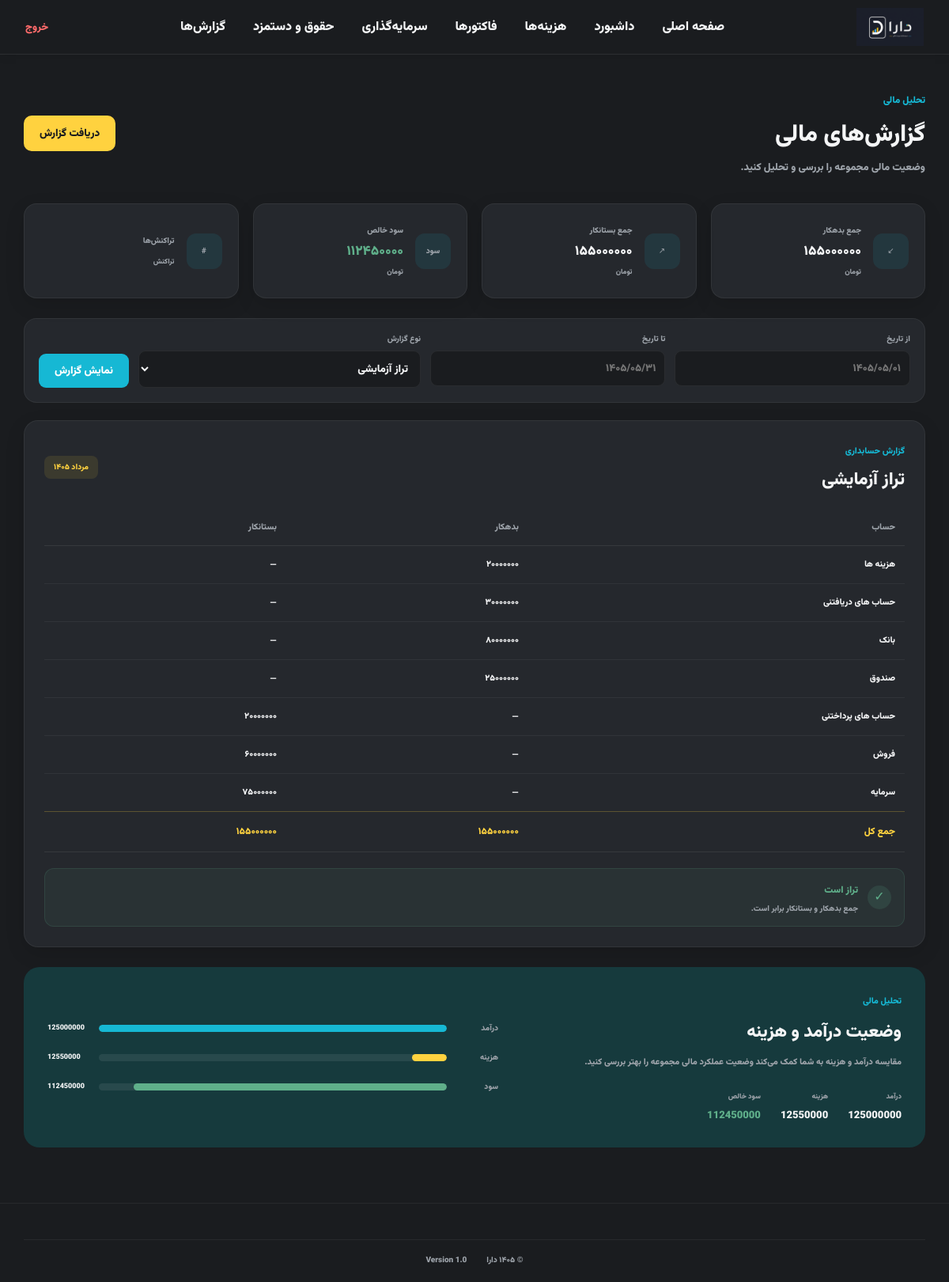
The app's page /reports/ (signed in) with its own data.
### Exam/models.py (models this page shows, shortened)
class Transaction(models.Model):
    TYPE_CHOICES = (
        ('0', 'بدهکار'),
        ('1', 'بستانکار'),
    )
    account_name = models.CharField(max_length=127, verbose_name="نام حساب")
    transaction_type = models.CharField(max_length=1, choices=TYPE_CHOICES, verbose_name="نوع")
    amount = models.BigIntegerField(verbose_name="مبلغ")
    description = models.CharField(max_length=255, null=True, blank=True, verbose_name="شرح")
    created_at = models.DateTimeField(auto_now_add=True, verbose_name="تاریخ ثبت")
    class Meta:
        verbose_name = "تراکنش حسابداری"
        verbose_name_plural = "تراکنش‌های حسابداری"
        ordering = ['-created_at']

### Exam/views.py (the view, shortened to what this page needs)
# urls.py: path('reports/', views.reports, name='reports'),
@login_required(login_url='login')
def reports(request):
    start_date = request.GET.get('start_date', '')
    end_date = request.GET.get('end_date', '')
    report_type = request.GET.get('report_type', 'trial')
    debits = Transaction.objects.filter(transaction_type='0')
    credits = Transaction.objects.filter(transaction_type='1')
    total_debit = sum(t.amount for t in debits)
    total_credit = sum(t.amount for t in credits)
    total_income = 125000000
    total_expense = sum(e.amount for e in Expense.objects.all())
    net_profit = total_income - total_expense
    max_val = max(total_income, total_expense, net_profit) if max(total_income, total_expense, net_profit) > 0 else 1
    income_percent = (total_income / max_val) * 100
    expense_percent = (total_expense / max_val) * 100
    profit_percent = (net_profit / max_val) * 100
    context = {
        'debits': debits,
        'credits': credits,
        'total_debit': total_debit,
        'total_credit': total_credit,
        'is_balanced': total_debit == total_credit,
        'total_income': total_income,
        'total_expense': total_expense,
        'net_profit': net_profit,
        'income_percent': income_percent,
        'expense_percent': expense_percent,
        'profit_percent': profit_percent,
        'start_date': start_date,
        'end_date': end_date,
        'report_type': report_type,
    }
    return render(request, 'reports.html', context)

### Exam/templatetags/custom_filters.py (called while the page is built)
@register.filter(name='to_persian')
def to_persian(value):
    if value is None:
        return ''
    english_digits = '0123456789'
    persian_digits = '۰۱۲۳۴۵۶۷۸۹'
    translation_table = str.maketrans(english_digits, persian_digits)
    return str(value).translate(translation_table)

### templates/reports.html (shortened to what this page needs)
{% extends 'base.html' %}
{% load humanize %}
{% load custom_filters %}
{% load static %}
{% block content %}
    <main class="reports-page">
        <section class="page-header">
            <div>
                <span class="page-label">
                    تحلیل مالی
                </span>
                <h1>
                    گزارش‌های مالی
                </h1>
                <p>
                    وضعیت مالی مجموعه را بررسی و تحلیل کنید.
                </p>
            </div>
            <button class="report-export-btn" id="exportReport">
                دریافت گزارش
            </button>
        </section>
        <section class="report-summary-grid">
            <div class="report-summary-card">
                <span class="report-card-icon">
                    ↙
                </span>
                <div>
                    <span>
                        جمع بدهکار
                    </span>
                    <strong>
                        {{ total_debit|intcomma|to_persian }}
                    </strong>
                    <small>
                        تومان
                    </small>
                </div>
            </div>
            <div class="report-summary-card">
                <span class="report-card-icon">
                    ↗
                </span>
                <div>
                    <span>
                        جمع بستانکار
                    </span>
                    <strong>
                        {{ total_credit|intcomma|to_persian }}
                    </strong>
                    <small>
                        تومان
                    </small>
                </div>
            </div>
            <div class="report-summary-card">
                <span class="report-card-icon">
                    سود
                </span>
                <div>
                    <span>
                        سود خالص
                    </span>
                    <strong class="report-profit">
                        {{ net_profit|intcomma|to_persian }}
                    </strong>
                    <small>
                        تومان
                    </small>
                </div>
            </div>
            <div class="report-summary-card">
                <span class="report-card-icon">
                    #
                </span>
                <div>
                    <span>
                        تراکنش‌ها
                    </span>
                    <small>
                        تراکنش
                    </small>
                </div>
            </div>
        </section>
        <form method="GET" action="{% url 'reports' %}" class="report-filter-box">
            <div class="report-filter-item">
                <label>از تاریخ</label>
                <input type="text" name="start_date" value="{{ start_date }}" placeholder="۱۴۰۵/۰۵/۰۱">
            </div>
            <div class="report-filter-item">
                <label>تا تاریخ</label>
                <input type="text" name="end_date" value="{{ end_date }}" placeholder="۱۴۰۵/۰۵/۳۱">
            </div>
            <div class="report-filter-item">
                <label>نوع گزارش</label>
                <select id="reportType" name="report_type">
                    <option value="trial" {% if report_type == 'trial' %}selected{% endif %}>تراز آزمایشی</option>
                </select>
            </div>
            <button type="submit" class="show-report-btn" id="showReport">
                نمایش گزارش
            </button>
        </form>
    {% if report_type == 'trial' %}
        <section class="trial-balance-card">
            <div class="report-section-header">
                <div>
                    <span>
                        گزارش حسابداری
                    </span>
                    <h2>
                        تراز آزمایشی
                    </h2>
                </div>
                <span class="balance-date">
                    مرداد ۱۴۰۵
                </span>
            </div>
            <div class="trial-table-wrapper">
                <table class="trial-table">
                    <thead>
                        <tr>
                            <th>
                                حساب
                            </th>
                            <th>
                                بدهکار
                            </th>
                            <th>
                                بستانکار
                            </th>
                        </tr>
                    </thead>
                    <tbody>
                        {% for debit in debits %}
                        <tr>
                            <td>{{ debit.account_name }}</td>
                            <td>{{ debit.amount|intcomma|to_persian }}</td>
                            <td>—</td>
                        </tr>
                        {% endfor %}
                        {% for credit in credits %}
                        <tr>
                            <td>{{ credit.account_name }}</td>
                            <td>—</td>
                            <td>{{ credit.amount|intcomma|to_persian }}</td>
                        </tr>
                        {% endfor %}
                    </tbody>
                    <tfoot>
                        <tr>
                            <th>
                                جمع کل
                            </th>
                            <th>
                                {{ total_debit|intcomma|to_persian }}
                            </th>
                            <th>
                                {{ total_credit|intcomma|to_persian }}
                            </th>
                        </tr>
                    </tfoot>
                </table>
            </div>
            <div class="balance-status">
                <span class="status-check">
                    ✓
                </span>
                <div>
                    <strong>
                        تراز است
                    </strong>
                    <p>
                        جمع بدهکار و بستانکار برابر است.
                    </p>
                </div>
            </div>
        </section>
    {% endif %}
        <section class="financial-analysis">
            <div class="analysis-info">
                <span class="analysis-label">
                    تحلیل مالی
                </span>
                <h2>
                    وضعیت درآمد و هزینه
                </h2>
                <p>
                    مقایسه درآمد و هزینه به شما کمک می‌کند
                    وضعیت عملکرد مالی مجموعه را بهتر بررسی کنید.
                </p>
                <div class="analysis-values">
                    <div>
                        <span>
                            درآمد
                        </span>
                        <strong>
                            {{ total_income }}
                        </strong>
                    </div>
                    <div>
                        <span>
                            هزینه
                        </span>
                        <strong>
                            {{ total_expense }}
                        </strong>
                    </div>
                    <div>
                        <span>
                            سود خالص
                        </span>
                        <strong class="analysis-profit">
                            {{ net_profit }}
                        </strong>
                    </div>
                </div>
            </div>
            <div class="analysis-chart">
                <div class="chart-row">
                    <span>درآمد</span>
                    <div class="chart-track">
                        <div class="chart-income" style="width: {{ income_percent }}%;"></div>
                    </div>
                    <strong>{{ total_income|floatformat:"0" }}</strong>
                </div>
                <div class="chart-row">
                    <span>هزینه</span>
                    <div class="chart-track">
                        <div class="chart-expense" style="width: {{ expense_percent }}%;"></div>
                    </div>
                    <strong>{{ total_expense|floatformat:"0" }}</strong>
                </div>
                <div class="chart-row">
                    <span>سود</span>
                    <div class="chart-track">
                        <div class="chart-profit" style="width: {{ profit_percent }}%;"></div>
                    </div>
                    <strong>{{ net_profit|floatformat:"0" }}</strong>
                </div>
            </div>
        </section>
    </main>
{% endblock %}

### templates/base.html (shortened to what this page needs)
{% load static %}
<!DOCTYPE html>
<html lang="fa" dir="rtl">
<head>
    <link rel="stylesheet" href="{% static 'css/d_style.css' %}">
</head>
<body>
    <nav>
    <div class="nav-logo">
        <img src="{% static 'assets/Logo.png' %}" alt="لوگو دارا">
    </div>
    <span class="space">
        <a href="{% url 'index' %}" class="links {% if request.resolver_match.url_name == 'index' %}active-link{% endif %}">صفحه اصلی</a>
        <a href="{% url 'dashboard' %}" class="links {% if request.resolver_match.url_name == 'dashboard' %}active-link{% endif %}">داشبورد</a>
        <a href="{% url 'expenses' %}" class="links {% if request.resolver_match.url_name == 'expenses' %}active-link{% endif %}">هزینه‌ها</a>
        <a href="{% url 'invoices' %}" class="links {% if request.resolver_match.url_name == 'invoices' %}active-link{% endif %}">فاکتورها</a>
        <a href="{% url 'investments' %}" class="links {% if request.resolver_match.url_name == 'investments' %}active-link{% endif %}">سرمایه‌گذاری</a>
        <a href="{% url 'payrolls' %}" class="links {% if request.resolver_match.url_name == 'payrolls' %}active-link{% endif %}">حقوق و دستمزد</a>
        <a href="{% url 'reports' %}" class="links {% if request.resolver_match.url_name == 'reports' %}active-link{% endif %}">گزارش‌ها</a>
        </span>
        <div style="display: flex; align-items: center; gap: 15px;">
            {% if user.is_authenticated %}
                <form action="{% url 'logout' %}" method="POST" style="display: inline;">
                    <button type="submit" style="background: none; border: none; color: #FF6B6B; font-family: 'vazir'; cursor: pointer; font-size: 13px;">خروج</button>
                </form>
            {% endif %}
        </div>
    </nav>
    {% block content %}
    {% endblock %}
    <footer class="site-footer">
        <div class="footer-bottom">
            <span>© ۱۴۰۵ دارا</span>
            <span>Version 1.0</span>
        </div>
    </footer>
</body>
</html>

### records on screen
Transaction: account_name "هزینه ها", amount|to_persian "۲۰۰۰۰۰۰۰"
Transaction: account_name "حساب های دریافتنی", amount|to_persian "۳۰۰۰۰۰۰۰"
Transaction: account_name "بانک", amount|to_persian "۸۰۰۰۰۰۰۰"
Transaction: account_name "صندوق", amount|to_persian "۲۵۰۰۰۰۰۰"
Transaction: account_name "حساب های پرداختنی", amount|to_persian "۲۰۰۰۰۰۰۰"
Transaction: account_name "فروش", amount|to_persian "۶۰۰۰۰۰۰۰"
Transaction: account_name "سرمایه", amount|to_persian "۷۵۰۰۰۰۰۰"

### other values on screen
{{ total_debit|intcomma|to_persian }} "۱۵۵۰۰۰۰۰۰"
{{ total_credit|intcomma|to_persian }} "۱۵۵۰۰۰۰۰۰"
{{ net_profit|intcomma|to_persian }} "۱۱۲۴۵۰۰۰۰"
{{ total_income }} "125000000"
{{ total_expense }} "12550000"
{{ net_profit }} "112450000"
{{ total_income|floatformat:"0" }} "125000000"
{{ total_expense|floatformat:"0" }} "12550000"
{{ net_profit|floatformat:"0" }} "112450000"
